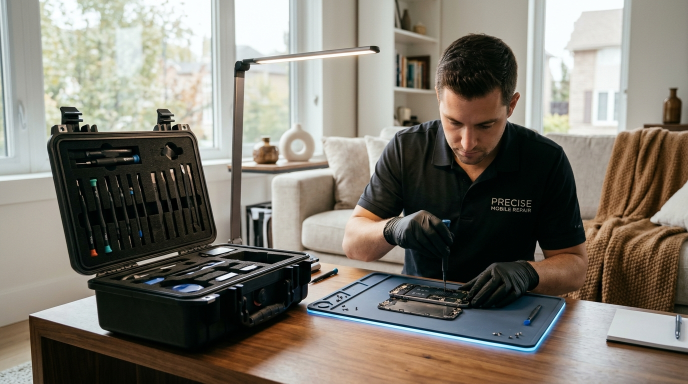
#> input picture assets/render-servicio-domicilio.jpg, 1376 x 768 px, found by its file name (shown at 1/2 size)
$ python prepare_congruent_stock.py
#> lines starting #> are read from the running program, lines starting #| are printed output that depends on the picture
from PIL import Image
from pathlib import Path
import os

BASE_DIR = Path(r"C:\Users\SAmue\Desktop\Volt-Repair-Studio")
STOCK_DIR = BASE_DIR / "videos" / "b_roll" / "stock_repair"
ASSETS_DIR = BASE_DIR / "assets"
OUT_DIR = BASE_DIR / "remotion_reels" / "public" / "stock_congruent"
OUT_DIR.mkdir(parents=True, exist_ok=True)

# 17 Congruent Image Mappings
IMAGE_MAP = {
    "scene_01_intro.jpg": ASSETS_DIR / "render-servicio-domicilio.jpg",
    "scene_02_broken.jpg": STOCK_DIR / "repair_stock_01.jpg",
    "scene_03a_plaza.jpg": STOCK_DIR / "repair_stock_02.jpg",
    "scene_03b_privacy.jpg": STOCK_DIR / "tech_stock_28.jpg",
    "scene_04_arrival.jpg": ASSETS_DIR / "foto-real-domicilio.jpg",
    "scene_05a_dining.jpg": ASSETS_DIR / "volt_tech_living_room.jpg",
    "scene_05b_live.jpg": STOCK_DIR / "tech_stock_22.jpg",
    "scene_06_pentalobe.jpg": STOCK_DIR / "tech_stock_02.jpg",
    "scene_07_suction.jpg": STOCK_DIR / "tech_stock_03.jpg",
    "scene_08_battery.jpg": STOCK_DIR / "tech_stock_05.jpg",
    "scene_09a_truetone.jpg": ASSETS_DIR / "volt_tech_lab_truetone.jpg",
    "scene_09b_eeprom.jpg": STOCK_DIR / "tech_stock_07.jpg",
    "scene_10_new_display.jpg": STOCK_DIR / "tech_stock_08.jpg",
    "scene_11_touch_test.jpg": STOCK_DIR / "tech_stock_09.jpg",
    "scene_12a_pricing.jpg": STOCK_DIR / "tech_stock_10.jpg",
    "scene_12b_warranty.jpg": STOCK_DIR / "tech_stock_14.jpg",
    "scene_13_whatsapp.jpg": ASSETS_DIR / "logo-volt-studio.jpg",
}

TARGET_W, TARGET_H = 1080, 1920

for target_name, src_path in IMAGE_MAP.items():
    if not src_path.exists():
        print(f"WARNING: Missing {src_path}")
        continue

    img = Image.open(src_path).convert("RGB")
#> img is the input picture: PIL image 1376x768 RGB; mean R, G, B 125.5, 120.4, 110.7
    src_w, src_h = img.size
#> src_w = 1376; src_h = 768

    # Calculate crop to maintain 9:16 aspect ratio without distortion
    target_ratio = TARGET_W / TARGET_H
    src_ratio = src_w / src_h
#> src_ratio = 1.79

    if src_ratio > target_ratio:
        # Source is wider: crop width
        new_w = int(src_h * target_ratio)
#> new_w = 432
        offset_x = (src_w - new_w) // 2
#> offset_x = 472
        img_cropped = img.crop((offset_x, 0, offset_x + new_w, src_h))
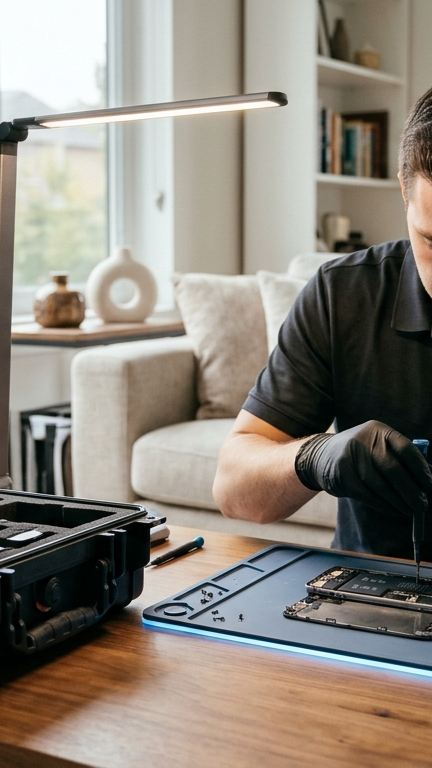
#> img_cropped: PIL image 432x768 RGB; mean R, G, B 142, 134.7, 124.6
    else:
        # Source is taller: crop height
        new_h = int(src_w / target_ratio)
        offset_y = (src_h - new_h) // 2
        img_cropped = img.crop((0, offset_y, src_w, offset_y + new_h))

    img_resized = img_cropped.resize((TARGET_W, TARGET_H), Image.Resampling.LANCZOS)
    out_file = OUT_DIR / target_name
    img_resized.save(out_file, quality=92)
    print(f"Created: {target_name} ({TARGET_W}x{TARGET_H}) from {src_path.name}")

print("\nAll 17 congruent scenes formatted perfectly!")
